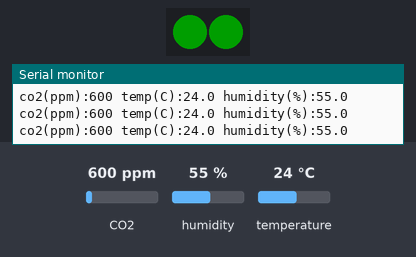
Bench run of a sketch on a simulated Arduino Uno, built with avr-gcc and run on an emulated ATmega328P. Shown: 2 RGB LEDs in strip order, left to right, the last lines printed to the serial monitor. Inputs (shaded band) come from the test bench; at power-on: CO2 600 ppm, humidity 55 %, temperature 24 °C. Dim RGB values are drawn brighter than linear.

Above: at 1.3 s.
1.4 s: CO2 set to 1050 ppm
At 2.0 s:
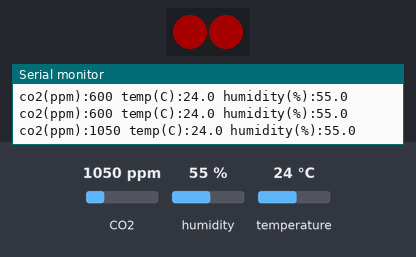
3.0 s: CO2 set to 452 ppm
At 3.4 s:
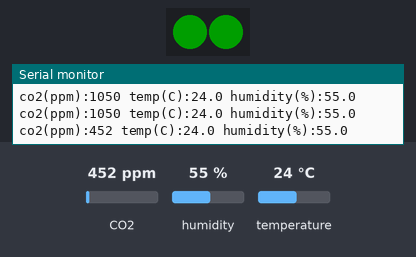
4.5 s: CO2 set to 1700 ppm
At 4.9 s:
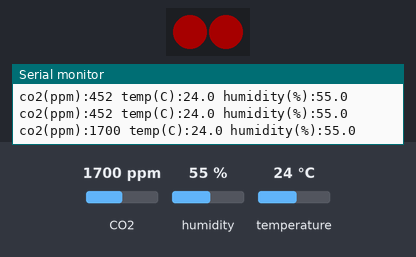
Timing chart, 0 to 7.5 s (numbered marks = the images above; inputs shaded):
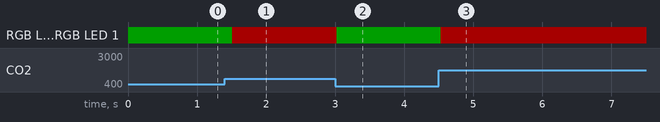

Measured:
- after the input at 1.4 s, RGB LED 0, RGB LED 1: RGB(0, 30, 0) → RGB(40, 0, 0) after 0.11 s
- after the input at 3.0 s, RGB LED 0, RGB LED 1: RGB(40, 0, 0) → RGB(0, 30, 0) at once
- after the input at 4.5 s, RGB LED 0, RGB LED 1: RGB(0, 30, 0) → RGB(40, 0, 0) at once

The sketch:

CO2_ES32-S2-Feather.ino
```cpp
// (licence header left out)
#include <Wire.h>
#include "SparkFun_SCD30_Arduino_Library.h" //Click here to get the library: http://librarymanager/All#SparkFun_SCD30
#include <Adafruit_NeoPixel.h>

int CO2 = 0 ;
Adafruit_NeoPixel pixels = Adafruit_NeoPixel(2,11,NEO_GRBW + NEO_KHZ800);

SCD30 airSensor;

void setup()
{
  Serial.begin(115200);
  Serial.println("SCD30 Example");

  pixels.begin();//-------------- Initialisierung Neopixel
  delay(1);
  pixels.show();
  pixels.setPixelColor(0,0,0,0,0); // alle aus
  pixels.setPixelColor(1,0,0,0,0);
  pixels.show();

  Wire.begin();

  if (airSensor.begin() == false)
  {
    Serial.println("Air sensor not detected. Please check wiring. Freezing...");
    while (1)
      ;
  }

  //The SCD30 has data ready every two seconds
}

void loop()
{
  if (airSensor.dataAvailable())
  {
    CO2 = airSensor.getCO2();
    Serial.print("co2(ppm):");
    Serial.print(CO2);

    Serial.print(" temp(C):");
    Serial.print(airSensor.getTemperature(), 1);

    Serial.print(" humidity(%):");
    Serial.print(airSensor.getHumidity(), 1);

    Serial.println();

  if (( ( CO2 ) < ( 800 ) ))
  {
    pixels.setPixelColor(0,0,30,0,0);
    pixels.show();
    pixels.setPixelColor(1,0,30,0,0);
    pixels.show();
  }
  else
  {
    if (( ( CO2 ) < ( 1000 ) ))
    {
      pixels.setPixelColor(0,30,30,0,0);
      pixels.show();
      pixels.setPixelColor(1,30,30,0,0);
      pixels.show();
    }
    else
    {
      pixels.setPixelColor(0,40,0,0,0);
      pixels.show();
      pixels.setPixelColor(1,40,0,0,0);
      pixels.show();
    }
  }

  }
  else
    Serial.println("Waiting for new data");

  delay(500);
}
```
